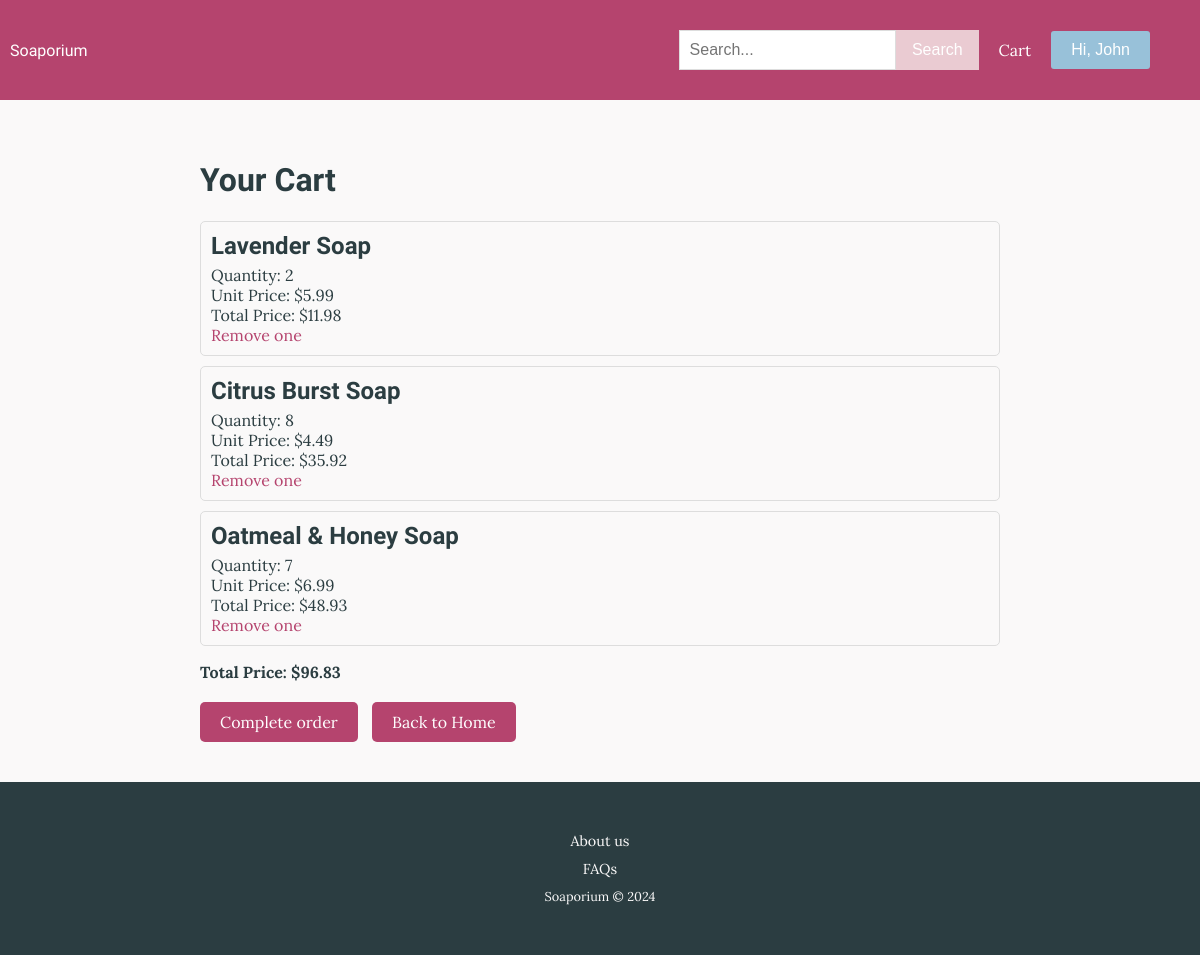
Page /view_current_cart (signed in) on the committed database.
### tables this page shows
CREATE TABLE User (userid INTEGER PRIMARY KEY AUTOINCREMENT, fname TEXT NOT NULL, lname TEXT NOT NULL, housenum INTEGER, street TEXT, suburb TEXT, town TEXT, region TEXT, country TEXT, postcode INTEGER, email TEXT NOT NULL, password TEXT NOT NULL);

CREATE TABLE Soap (soapid INTEGER PRIMARY KEY AUTOINCREMENT, name TEXT NOT NULL, description TEXT, brand TEXT, price REAL NOT NULL, type TEXT, picture TEXT);

### routes.py (the view)
@app.route("/view_current_cart")
def view_current_cart():
    userid = session.get("userid")
    if not userid:
        flash("Please log in to view your cart")
        return redirect(url_for("login"))
    conn = sqlite3.connect("Soap.db")
    sql = "SELECT cartid FROM Cart WHERE userid = ? AND status = 'open'"
    cartid = conn.execute(sql, (userid,)).fetchone()
    if cartid:
        cartid = cartid[0]
    if not cartid:
        flash("No cart found")
        conn.close()
        return redirect(url_for("home"))
    sql = """
        SELECT Soap.soapid AS soapid,
               Soap.name AS soap_name,
               Soap.price AS unit_price,
               CartItem.quantity AS soap_quantity,
               CartItem.soapid,
               SUM(CartItem.quantity) AS total_quantity
        FROM CartItem
        JOIN Soap ON Soap.soapid = CartItem.soapid
        WHERE CartItem.cartid = ?
        GROUP BY CartItem.soapid
        """
    cart_items = conn.execute(sql, (cartid,)).fetchall()
    total_price = sum(
        item[2] * item[3]
        for item in cart_items)
    total_price = "{:.2f}".format(round(total_price, 2))
    conn.close()
    return render_template(
        "cart.html",
        cart_items=cart_items,
        total_price=total_price,
        cartid=cartid
    )

### routes.py (called while the page is built)
@app.context_processor
def inject_user_firstname():
    user_firstname = None
    userid = session.get("userid")
    if userid:
        conn = sqlite3.connect("Soap.db")
        sql = "SELECT fname FROM User WHERE userid = ?"
        user = conn.execute(sql, (userid,)).fetchone()
        if user:
            user_firstname = user[0]
        conn.close()
    return dict(user_firstname=user_firstname)

### templates/cart.html (shortened to what this page needs)
{% extends "layout.html" %}
{% block content %}
<div class="cart-container">
    <h1>Your Cart</h1>
    {% if cart_items and cart_items|length > 0 %}
    <ul>
        {% for item in cart_items %}
        <li class="cart-item">
            <h2>{{ item[1] }}</h2>
            <p>Quantity: {{ item[3] }}</p>
            <p>Unit Price: ${{ item[2] }}</p>
            <p>Total Price: ${{ "{:.2f}".format(item[2] * item[3]) }}</p>
            <a href="{{ url_for('decrease_quantity', cartid=cartid, soapid=item[0] )}}">Remove one</a>
        </li>
        {% endfor %}
    </ul>
    <p class="total-price">Total Price: ${{ total_price }}</p>
    {% else %}
    <p>Your cart is empty</p>
    {% endif %}
    <div class="cart-navigation">
        <a href="{{ url_for('complete_order', cartid=cartid) }}">Complete order</a>
        <a href="{{ url_for('home') }}">Back to Home</a>
    </div>
</div>
{% endblock %}

### templates/layout.html (shortened to what this page needs)
<!DOCTYPE html>
<html lang="en">
<head>
    <link rel="stylesheet" href="{{ url_for('static', filename='styles.css') }}">
</head>
<body>
    <div class="top-bar">
        <a href="{{ url_for('home') }}" class="home-link">Soaporium</a>
        <nav class="navbar">
            <ul class="nav-links">
                <li class="search-bar">
                    <form action="{{ url_for('search') }}" method="get">
                        <div class="input-wrapper">
                            <input type="text" name="search_term" placeholder="Search...">
                            <button type="submit">Search</button>
                        </div>
                    </form>
                </li>
                {% if session.get("userid") %}
                <li><a href="{{ url_for('view_current_cart') }}">Cart</a></li>
                <li class="user-dropdown">
                    <button class="user-dropdown-btn">Hi, {{ user_firstname }}</button>
                </li>
                {% else %}
                <li><a href="{{ url_for('login') }}">Login</a></li>
                <li><a href="{{ url_for('signup') }}">Sign Up</a></li>
                {% endif %}
            </ul>
        </nav>
    </div>
    <div class="content">
        {% block content %}{% endblock %}
    </div>
    <div class="footer">
        <div class="footer links">
            <p><a href="about.html">About us</a></p>
            <p><a href="faqs.html">FAQs</a></p>
            <p>Soaporium &COPY; 2024</p>
        </div>
    </div>
</body>
</html>

### static/styles.css (style rules this page uses)
body { font-family: 'Lora', serif; margin: 0; padding: 0; background-color: #faf9f9; color: #2b3d41; display: flex; flex-direction: column; min-height: 100vh; }
h1, h2, h3, h4, h5, h6, .home-link { font-family: 'Rock Salt', cursive; }
ul, li { list-style-type: none; margin: 0; padding: 0; }
.top-bar { height: 5em; background-color: #b5446e; color: #fff; padding: 10px; display: flex; justify-content: space-between; align-items: center; }
.home-link, .nav-links li a { color: #fff; text-decoration: none; }
.navbar { background-color: #b5446e; color: #fff; display: flex; justify-content: space-between; align-items: center; padding: 0 20px; }
.nav-links { display: flex; align-items: center; flex-wrap: wrap; }
.nav-links li { margin-right: 20px; }
.search-bar { flex-grow: 1; max-width: 300px; }
.search-bar input[type="text"], .search-form input[type="text"] { padding: 10px; font-size: 16px; border: 1px solid #ddd; width: 100%; box-sizing: border-box; }
.input-wrapper { display: flex; align-items: center; width: 100%; }
.input-wrapper input { flex-grow: 1; padding-right: 40px; }
.input-wrapper button { width: auto; padding: 10px 15px; background-color: #eacbd2; color: #fff; border: 1px solid #eacbd2; cursor: pointer; font-size: 16px; flex-shrink: 0; }
.content { padding: 20px; }
.footer { background-color: #2b3d41; padding: 20px; color: #faf9f9; margin-top: auto; flex-shrink: 0; text-align: center; }
.footer a { color: #faf9f9; text-decoration: none; margin: 0 10px; font-size: 0.9rem; }
.footer p { margin: 10px 0; font-size: 0.8rem; }
.add-to-cart, .user-dropdown-btn { display: inline-block; padding: 10px 20px; font-size: 16px; background-color: #98c1d9; color: #fff; border: none; border-radius: 3px; cursor: pointer; text-decoration: none; }
.cart-container { max-width: 800px; margin: 0 auto; padding: 20px; }
.cart-item { border: 1px solid #ddd; border-radius: 5px; padding: 10px; margin-bottom: 10px; background-color: #faf9f9; }
.cart-item h2 { margin: 0 0 5px; }
.cart-item p { margin: 0; }
.cart-item a { color: #b5446e; text-decoration: none; }
.total-price { font-weight: bold; }
.cart-navigation { margin-top: 20px; }
.cart-navigation a { display: inline-block; margin-right: 10px; padding: 10px 20px; background-color: #b5446e; color: #fff; text-decoration: none; border-radius: 5px; }
.user-dropdown { position: relative; }

### rows in the picture
User: fname "John"
Soap: name "Lavender Soap", item "2", price "5.99", item[2]*item[3] "11.98"
Soap: name "Citrus Burst Soap", item "8", price "4.49", item[2]*item[3] "35.92"
Soap: name "Oatmeal & Honey Soap", item "7", price "6.99", item[2]*item[3] "48.93"

### other values in the picture
{{ total_price }} "96.83"
